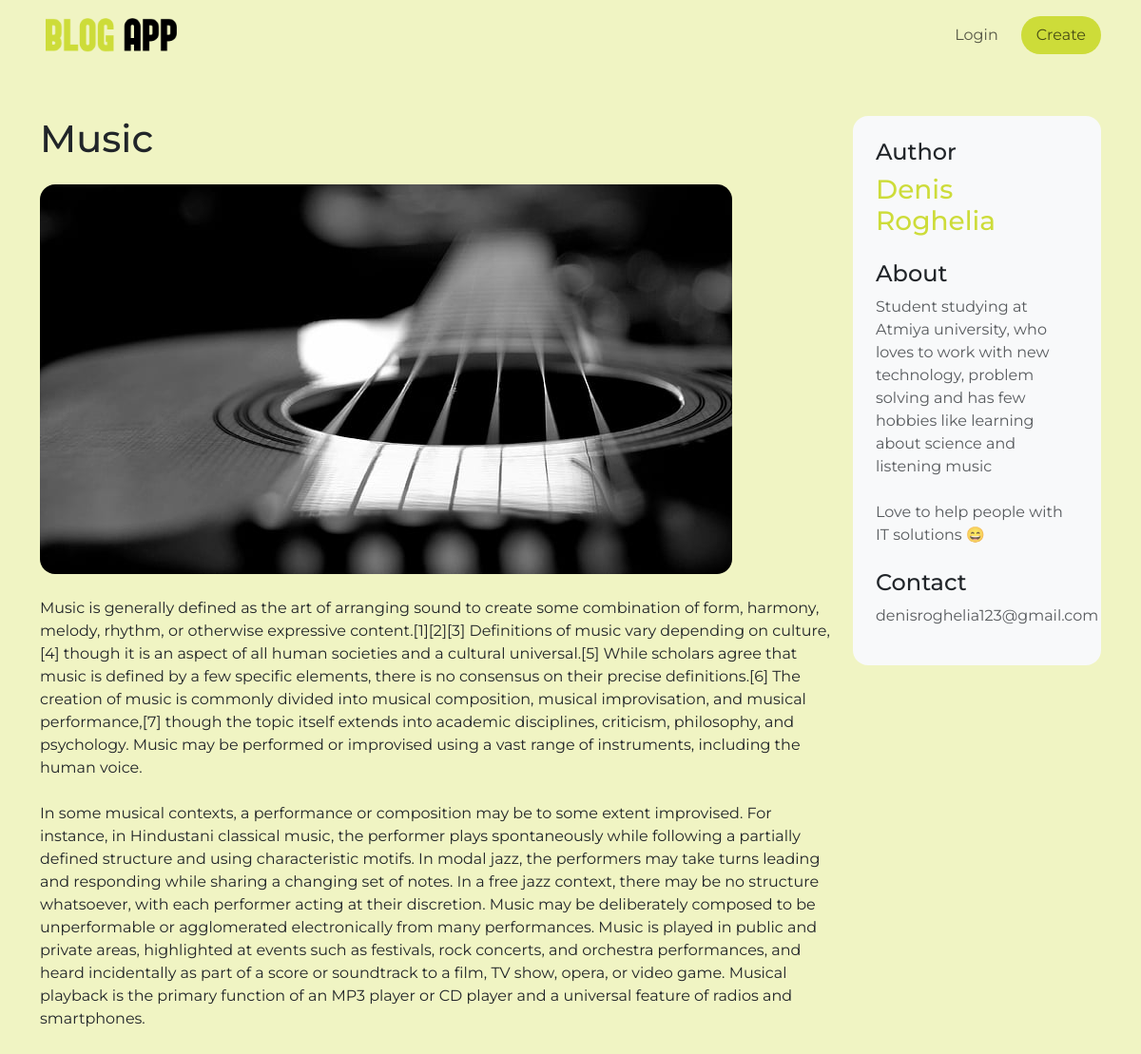
The app's page /blog/2/ with its own data.
### blogs/models.py (models this page shows, shortened)
class Blog(models.Model):
	id    = models.AutoField(primary_key=True)
	user  = models.ForeignKey(User, on_delete=models.CASCADE)
	cover = models.ImageField(upload_to="uploads/")
	title = models.CharField(max_length=50)
	pub_date = models.DateField(auto_now=True)
	body  = models.TextField()
	def get_blog_by_id(_id):
		blog = Blog.objects.get(id=_id)
		return blog

class User(models.Model):
	id    = models.AutoField(primary_key=True)
	fname = models.CharField(max_length=20)
	lname = models.CharField(max_length=20)
	username = models.CharField(max_length=20)
	email = models.EmailField()
	about = models.TextField()
	password = models.CharField(max_length=16)

### blogs/views.py (the view)
# urls.py: path('blog/<int:id>/', views.blog, name="blog"),
def blog(request, id):
	context = {
		'blog': Blog.get_blog_by_id(id),
	}
	return render(request, "blog.html", context)

### blogs/templates/blog.html
{% extends 'base.html' %}
{% block content %}
<div class="row">
	<div class="col-12 col-lg-9" style="overflow: auto;">
		<h1 class="mb-4">{{ blog.title }}</h1>
		<img class="rounded-4 mb-4" style="max-width: 100%;" src="{{ blog.cover.url }}">
		<p>{{ blog.body|linebreaksbr }}</p>
	</div>
	<div class="col-12 col-lg-3">
		<div class="bg-light p-4 rounded-4">
			<h4 class="mb-2">Author</h4>
			<h3 class="mb-4" style="color: #cddc39;">{{ blog.user.fname }} {{ blog.user.lname }}</h3>
			<h4 class="mb-2">About</h4>
			<p class="mb-4 text-muted">{{ blog.user.about|linebreaksbr }}</p>
			<h4 class="mb-2">Contact</h4>
			<p class=" text-muted">{{ blog.user.email }}</p>
		</div>
	</div>
</div>
{% endblock %}

### records on screen
Blog: title "Music", cover (picture), body "Music is generally defined as the art of arranging sound to create some combination of form, harmony, melody, rhythm, or otherwise expressive content.[1][2][3] Definitions of music vary depending on culture,[4] though it is an aspect of all human societies and a cultural universal.[5] While scholars agree that music is defined by a few specific elements, there is no consensus on their precise definitions.[6] The creation of music is commonly divided into musical composition, musical improvisation, and musical performance,[7] though the topic itself extends into academic disciplines, criticism, philosophy, and psychology. Music may be performed or improvised using a vast range of…", user.fname "Denis", user.lname "Roghelia", user.about "Student studying at Atmiya university, who loves to work with new technology, problem solving and has few hobbies like learning about science and listening music Love to help people with IT solutions 😄", user.email "denisroghelia123@gmail.com"
